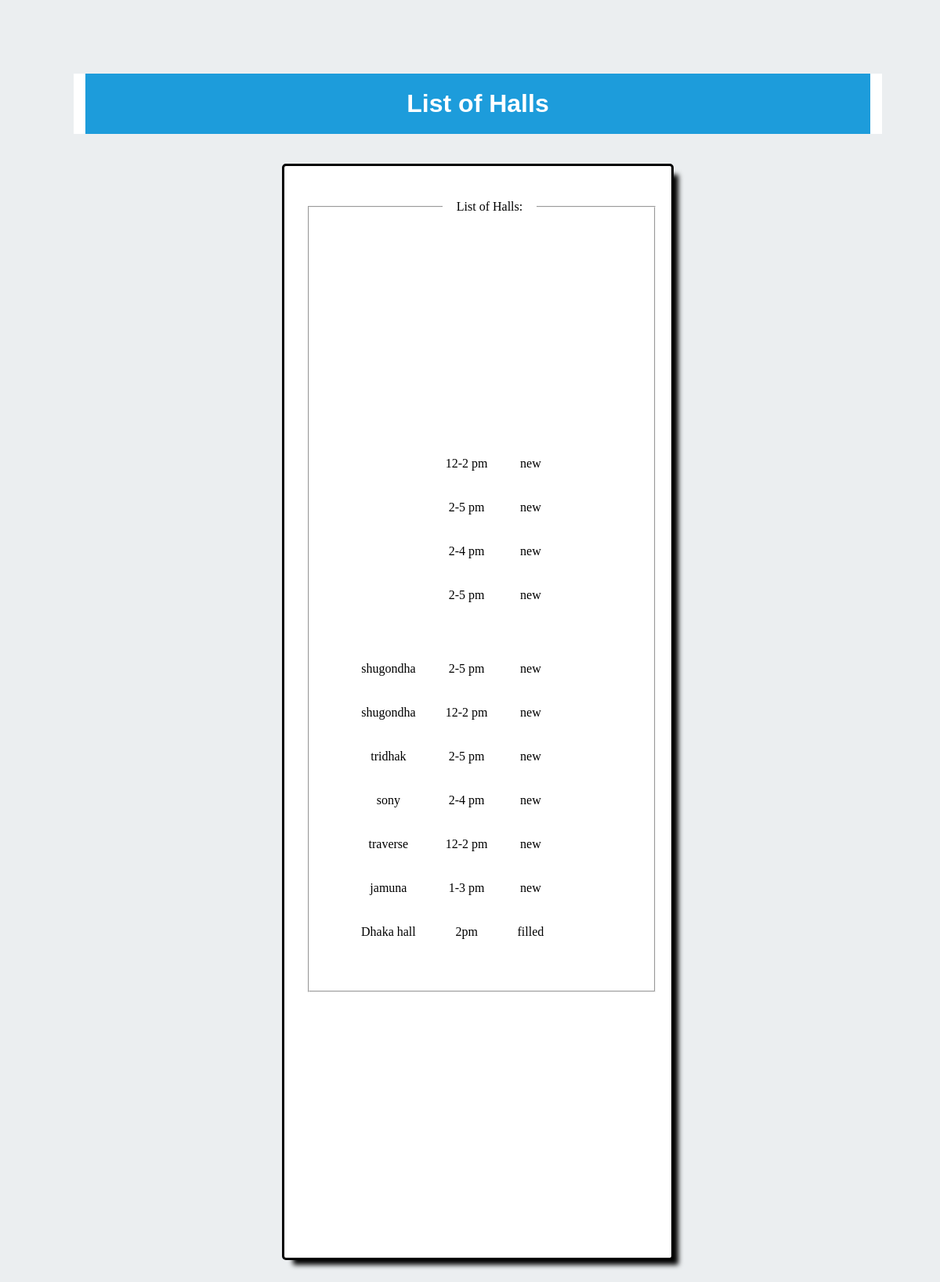
Screenshot of /manager_view/updatehallview.php with the database file from the repository.
### tables this page shows
CREATE TABLE `crud` (
  `hallname` varchar(50) NOT NULL,
  `schedule` varchar(50) NOT NULL,
  `status` varchar(50) NOT NULL
);

### manager_view/updatehallview.php (the view, shortened to what this page needs)
<!DOCTYPE html>
<html lang="en">
<head>
    <link rel="stylesheet" href="../managercss/table.css">
</head>
<html>
    <body>
    <div class="header">
        <h1 align="center">List of Halls</h1>
        </div>
        <form action=""method="POST"  enctype="multipart/form-data">
            <fieldset>
                <legend>List of Halls:</legend>
            <table>
<?php
                    $conn= new mysqli("localhost","root","","web_project");
                   $sql ="SELECT hallname,schedule,status  from crud";
                   $result = $conn->query($sql);
                   if($result -> num_rows > 0)
                   {
                       while($row =$result-> fetch_assoc())
                       {
                           echo"
                           <tr>
                           <td>" .$row["hallname"]."</td>
                           <td>" .$row["schedule"]."</td>
                           <td>". $row["status"] . "</td>
                       </tr> ";
                       echo "<br>";
                       }
                       echo "</table>";
                    }
                else {
                    echo "No data found";
                }
                ?>
            </form>
        </body>
    </html>

### managercss/table.css (style rules this page uses)
* { box-sizing: border-box; margin: 10px; padding: 18px; }
body { background-color: rgb(235, 238, 240); width: 100%; }
div.header h1 { padding: 20px; background-color: #1d9cdb; color: white; border-left: 15px solid white; border-right: 15px solid white; font-family: Arial, "Helvetica Neue", Helvetica, sans-serif; }
form { background-color: white; position: relative; width: 500px; height: 1400px; border-radius: 5px; border: 3px solid black; padding: 15px 10px 5px 20px; text-align: center; justify-content: center; margin: auto; box-shadow: 10px 10px 6px -4px; }

### rows the page displays
crud: schedule "12-2 pm", status "new"
crud: schedule "2-5 pm", status "new"
crud: schedule "2-4 pm", status "new"
crud: schedule "2-5 pm", status "new"
crud: hallname "shugondha", schedule "2-5 pm", status "new"
crud: hallname "shugondha", schedule "12-2 pm", status "new"
crud: hallname "tridhak", schedule "2-5 pm", status "new"
crud: hallname "sony", schedule "2-4 pm", status "new"
crud: hallname "traverse", schedule "12-2 pm", status "new"
crud: hallname "jamuna", schedule "1-3 pm", status "new"
crud: hallname "Dhaka hall", schedule "2pm", status "filled"
